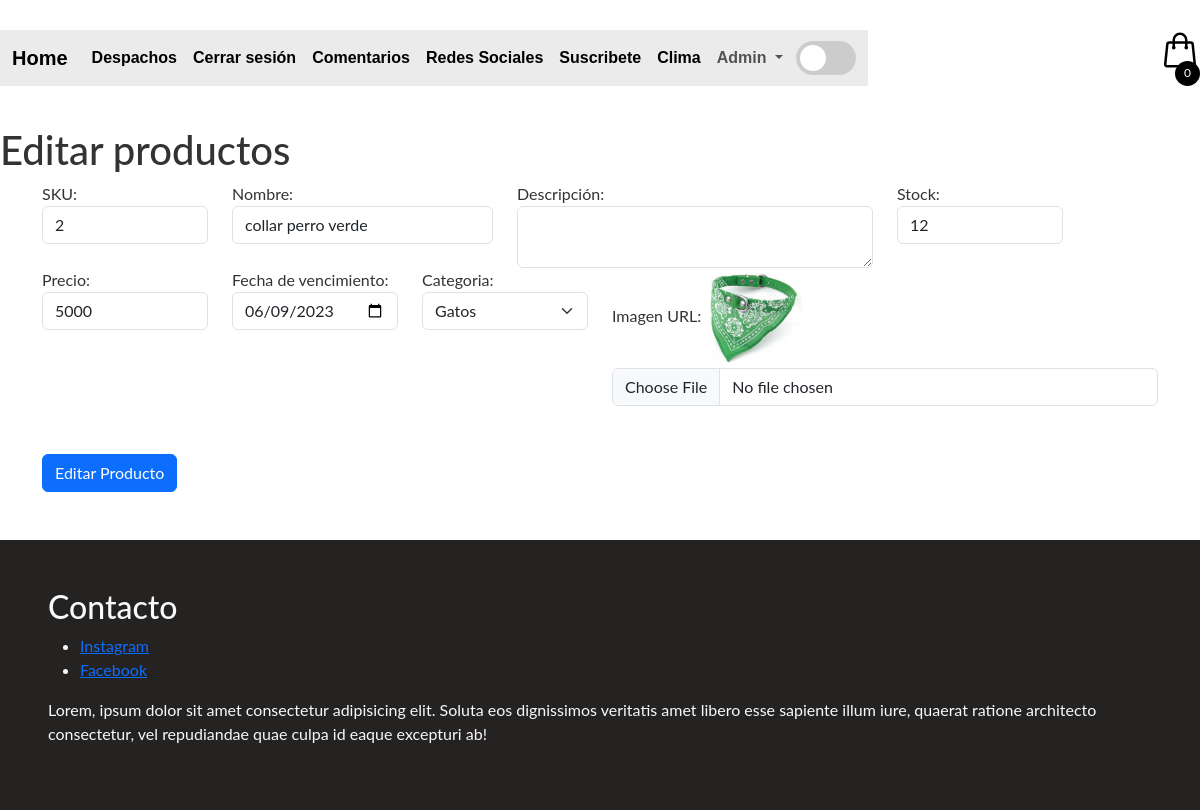
Screenshot of /editarProducto/2 (signed in) with the database file from the repository.
### apps/Tienda/models.py (models this page shows, shortened)
class Producto(models.Model):
    sku = models.IntegerField(primary_key=True)
    nombre = models.CharField(max_length=100, null=False)
    descripcion = models.CharField(max_length=150,null=False)
    stock = models.IntegerField(null=False)
    precio = models.IntegerField(null=False)
    fecha_ingreso = models.DateField(auto_now_add=True)
    fecha_vencimiento = models.DateField(null=True,blank=True)
    categoria_id = models.ForeignKey(Categoria,on_delete=models.CASCADE)
    image_url = models.ImageField(upload_to="imagenesProductos")

### apps/Tienda/views.py (the view)
# urls.py: path('editarProducto/<sku>',views.cargarEditarProducto),
@login_required
def cargarEditarProducto(request,sku):
    productos = Producto.objects.get(sku = sku)
    categorias = Categoria.objects.all()
    cateId = productos.categoria_id
    productoCategoria = Categoria.objects.get(categoria_id = cateId.categoria_id).categoria_id
    return render(request,"editarProducto.html",{"prod":productos, "cate":categorias,"categoriaId":productoCategoria})

### apps/Tienda/templates/editarProducto.html
{% extends './base.html' %}
{% block body %}
    <h1>Editar productos</h1>
    <div class="container">
        <form action="/editarProductoForm" method="POST" enctype="multipart/form-data"> {% csrf_token %}
            <div class="row">
                <div class="col-md-2">
                    <label for="txtSku">SKU:</label>
                    <input readonly value="{{prod.sku}}" name="txtSku" id="txtSku" type="text" class="form-control">
                </div>
                <div class="col-md-3">
                    <label for="txtNombre">Nombre:</label>
                    <input value="{{prod.nombre}}" name="txtNombre" id="txtNombre" type="text" class="form-control">
                </div>
                <div class="col-md-4">
                    <label for="txtDescripcion">Descripción:</label>
                    <textarea value="{{prod.descripcion}}" name="txtDescripcion" id="txtDescripcion" type="text" class="form-control"></textarea>
                </div>
                <div class="col-md-2">
                    <label for="txtStock">Stock:</label>
                    <input value="{{prod.stock}}" name="txtStock" id="txtStock" type="text" class="form-control">
                </div>
                <div class="col-md-2">
                    <label for="txtPrecio">Precio:</label>
                    <input value="{{prod.precio}}" name="txtPrecio" id="txtPrecio" type="number" class="form-control">
                </div>
                <div class="col-md-2">
                    <label for="fechaVencimientoSel">Fecha de vencimiento:</label>
                    <input value="{{prod.fecha_vencimiento|date:'Y-m-d'}}" type="date" name="fechaVencimientoSel" id="fechaVencimientoSel" type="text" class="form-control">
                </div>
                <div class="col-md-2">
                    <label for="cmbCategoria">Categoria:</label>
                    <select name="cmbCategoria" id="cmbCategoria" class="form-select" aria-label="Default select example">
                        {% for c in cate %}
                        <option value="{{c.categoria_id}}" {% if categoriaId == c.categoria_id %} selected {% endif %}>{{c.nombre}}</option>
                        {% endfor %}
                      </select>
                </div>
                <div class="col-md-6">
                    <label for="txtImg">Imagen URL:</label>
                    <img src="{{prod.image_url.url}}" alt="" height="100">
                    <input  name="txtImg" id="txtImg" type="file" class="form-control">
                </div>
            </div>
            <button class="btn btn-primary mt-5 mb-5 w-30">Editar Producto</button>
        </form>
    </div>
    {% endblock %}

### apps/Tienda/static/css/style.css (style rules this page uses)
*::after, *::before, * { margin: 0; padding: 0; box-sizing: border-box; }
body { margin: 0 auto; max-width: 1200px; font-family: 'Lato'; color: #333; }
img { max-width: 100%; }

### rows the page displays
Producto: txtSku "2", txtNombre "collar perro verde", txtStock "12", txtPrecio "5000", fechaVencimientoSel "06/09/2023", image_url (picture)

### other values shown
form field cmbCategoria "Gatos"
